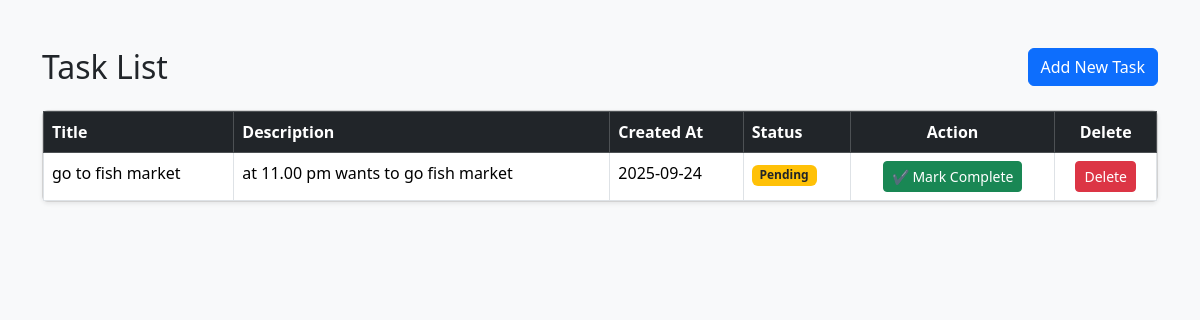
The app's page /, older data.
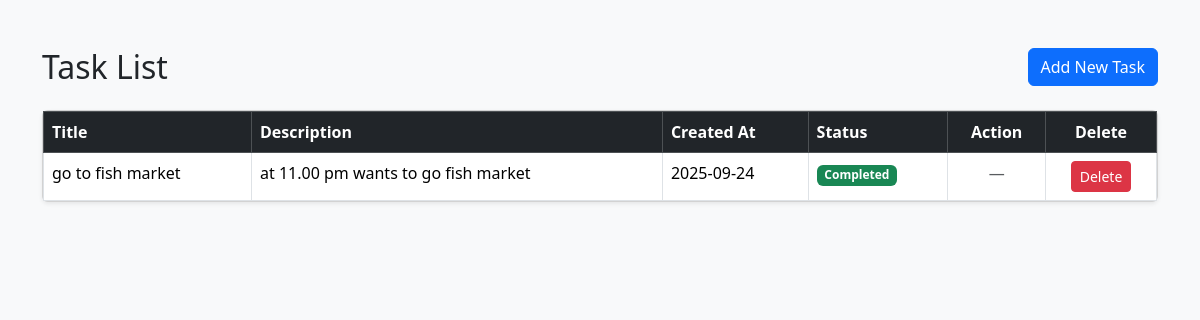
The same page, newer data.
### tasks/models.py (models this page shows, shortened)
class Task(models.Model):
    title = models.CharField(max_length=200)
    description = models.TextField()
    created_at = models.DateTimeField(auto_now_add=True)
    complete_task = models.BooleanField(default=False)
    due_date = models.DateField(null=True, blank=True)

### tasks/views.py (the view)
# urls.py: path('', views.task_list, name='task_list'),
def task_list(request):
    tasks = Task.objects.all().order_by('-created_at')
    return render(request, 'task_list.html', {'tasks': tasks})

### template/task_list.html (shortened to what this page needs)
<!DOCTYPE html>
<html lang="en">
<head>
    <link href="https://cdn.jsdelivr.net/npm/bootstrap@5.3.2/dist/css/bootstrap.min.css" rel="stylesheet">
</head>
<body class="bg-light">
<div class="container mt-5">
    <div class="d-flex justify-content-between align-items-center mb-4">
        <h2 class="mb-0">Task List</h2>
        <a href="{% url 'addtask_view' %}" class="btn btn-primary"> Add New Task</a>
    </div>
    <div class="card shadow-sm">
        <div class="card-body p-0">
            <table class="table table-hover table-bordered mb-0">
                <thead class="table-dark">
                    <tr>
                        <th>Title</th>
                        <th>Description</th>
                        <th>Created At</th>
                        <th>Status</th>
                        <th class="text-center">Action</th>
                        <th class="text-center">Delete</th>
                    </tr>
                </thead>
                <tbody>
                {% for task in tasks %}
                    <tr>
                        <td>{{ task.title }}</td>
                        <td>{{ task.description }}</td>
                        <td>{{ task.created_at|date:"Y-m-d" }}</td>
                        <td>
                            {% if task.complete_task %}
                                <span class="badge bg-success">Completed</span>
                            {% else %}
                                <span class="badge bg-warning text-dark">Pending</span>
                            {% endif %}
                        </td>
                        <td class="text-center">
                            {% if not task.complete_task %}
                                <a href="{% url 'complete_task' task.id %}" class="btn btn-sm btn-success">✔ Mark Complete</a>
                            {% else %}
                                <span class="text-muted">—</span>
                            {% endif %}
                        </td>
                        <td class="text-center">
                            <a href="{% url 'delete_task' task.id %}" class="btn btn-sm btn-danger"
                                onclick="return confirm('Are you sure you want to delete this task?');">
                                Delete
                            </a>
                        </td>
                    </tr>
                {% empty %}
                    <tr>
                        <td colspan="6" class="text-center text-muted">No tasks found.</td>
                    </tr>
                {% endfor %}
                </tbody>
            </table>
        </div>
    </div>
</div>
</body>
</html>

Row changes from the older to the newer data that the page shows:
changed Task "go to fish market": complete_task "Pending ✔ Mark Complete" → "Completed —"
